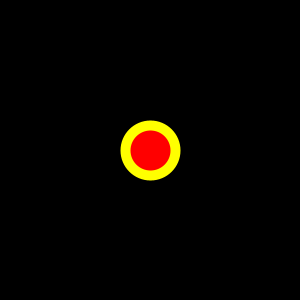
Frame 1 (no input)
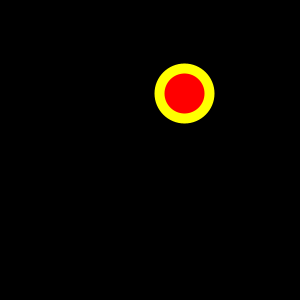
Frame 60 (the mouse pressed at the canvas centre just before this capture)
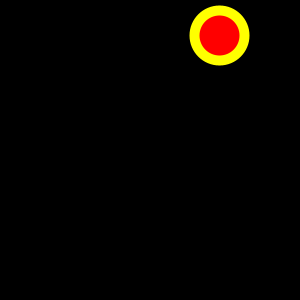
Frame 120 (the mouse held since frame 60 and released just before this capture)

The Processing sketch that drew these frames (run headless with seeded random() and noise(); from frame 60 on, the mouse is pressed at the canvas centre):

// Processing sketch: processing_56239
// ── processing_56239.pde

float posX, posY; // centre de la rodona
float velX, velY; // velocitat de la rodona
float radi; // radi de la rodona
 

void setup ()
{
  size(300,300);
  background(0);
  smooth ();

 strokeWeight(10); 
 stroke(255,255,0);
  fill (255, 0, 0);
  posX = width/2;
  posY = height/2;
  velX = random(-2,2);
  velY = random(-2,2);
  ellipseMode(RADIUS);
  radi = 25;
}

void draw()
{ 
  background(0);
  ellipse(posX, posY, radi, radi);
 
  // canvia la posicio
  // i controla que no surti de la finestra
  posX = posX+velX;
  posY = posY+velY;
   
  if (posX <= radi+5) 
  {
    posX = radi+5;
    velX = -velX;
  }
  if (posX >= width-radi-5) {
    posX = width - radi-5;
    velX = -velX;
  }
  if (posY <= radi+5) {
    posY = radi+5;
    velY = -velY;
  }
  if (posY >= height-radi-5) {
    posY = height - radi-5;
    velY = -velY;
  }
 
}
